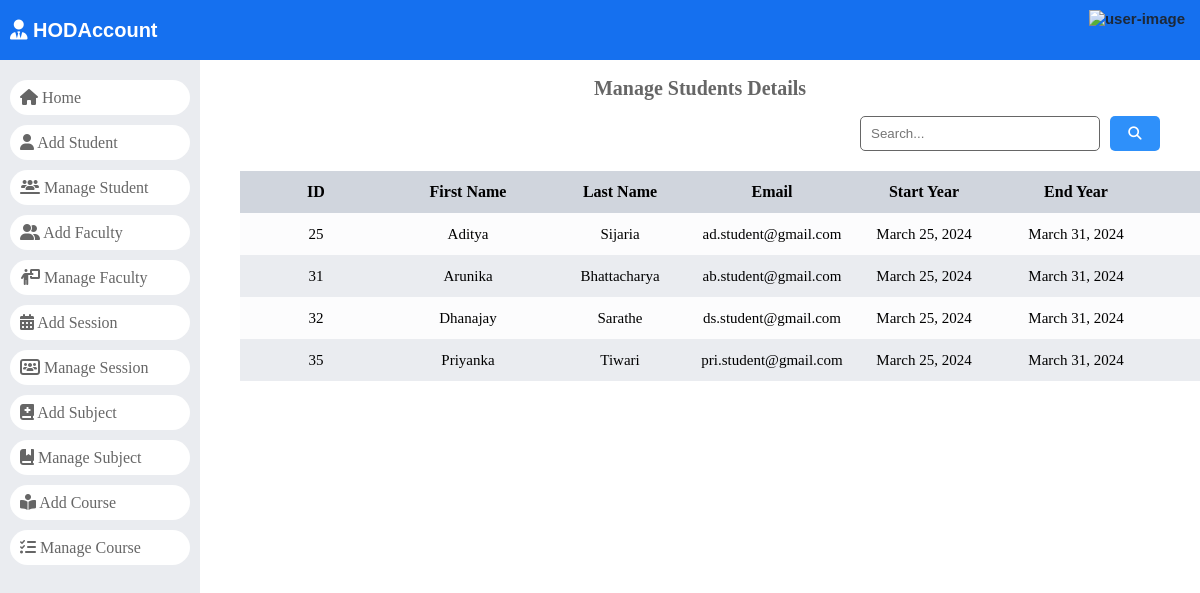
Before: /manage_student/ with the older database file.
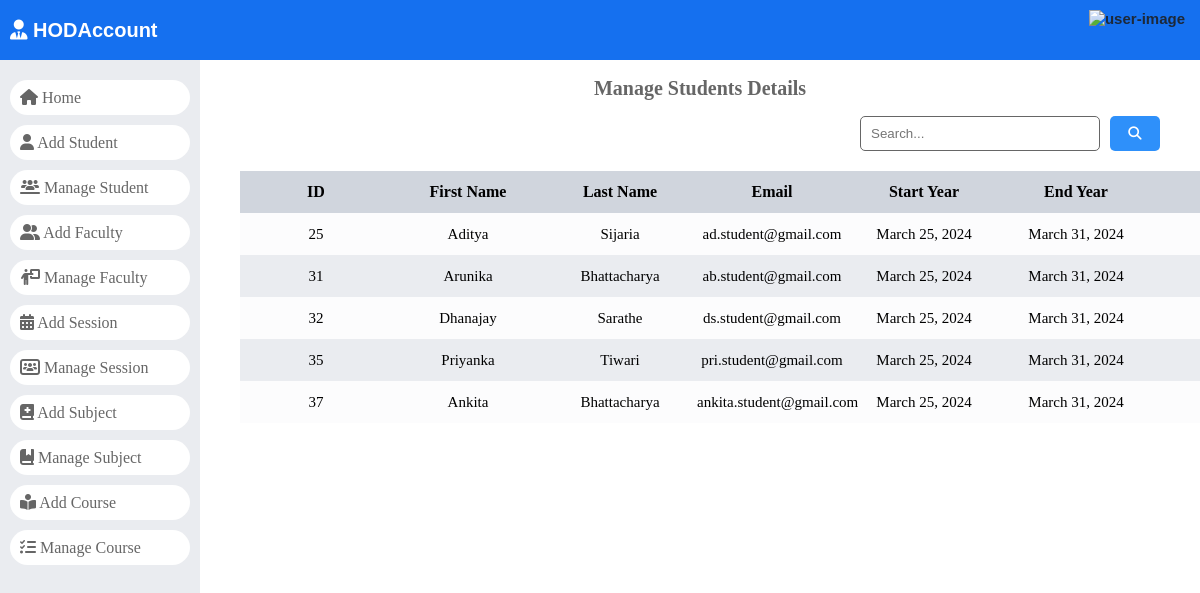
After: the same page with the newer database file.
### dashboard/models.py (models this page shows)
class Students(models.Model):
	id = models.AutoField(primary_key=True)
	admin = models.OneToOneField(CustomUser, on_delete = models.CASCADE)
	gender = models.CharField(max_length=50)
	profile_pic = models.FileField()
	address = models.TextField()
	course_id = models.ForeignKey(Courses, on_delete=models.DO_NOTHING, default=4)
	session_year_id = models.ForeignKey(SessionYearModel, null=True,
										on_delete=models.CASCADE)
	created_at = models.DateTimeField(auto_now_add=True)
	updated_at = models.DateTimeField(auto_now=True)
	objects = models.Manager()

class CustomUser(AbstractUser):
	HOD = '1'
	STAFF = '2'
	STUDENT = '3'
	EMAIL_TO_USER_TYPE_MAP = {
		'hod': HOD,
		'staff': STAFF,
		'student': STUDENT
	}
	user_type_data = ((HOD, "HOD"), (STAFF, "Staff"), (STUDENT, "Student"))
	user_type = models.CharField(default=1, choices=user_type_data, max_length=10)

class SessionYearModel(models.Model):
	id = models.AutoField(primary_key=True)
	session_start_year = models.DateField()
	session_end_year = models.DateField()
	objects = models.Manager()

### dashboard/HodViews.py (the view)
# urls.py: path('manage_student/', HodViews.manage_student, name="manage_student"),
def manage_student(request):
    students = Students.objects.all()
    context = {
        "students": students
    }
    return render(request, 'Hod Page/manage_student.html', context)

### dashboard/templates/Hod Page/manage_student.html (shortened to what this page needs)
{% load static %}
<!DOCTYPE html>
<html lang="en">
<head>
    <link rel="stylesheet" href="https://cdnjs.cloudflare.com/ajax/libs/font-awesome/6.5.1/css/all.min.css"
 />
        <link rel="stylesheet" href="{% static 'style.css' %}">
</head>
<body>
    <header>
        <div>
            <a href="/">
                <div class="logo">
                    <i class="fa-solid fa-user-tie"></i>
                    HODAccount
                </div>
            </a>
        </div>
        {% include '../headerUser.html' %}
    </header>
    <div id="main">
        {% include './navigation.html' %}
        <div id="student_record">
            <div class="page-title">
                <h2>Manage Students Details</h2>
            </div>
            <div id="manage_student">
            <div id="search-bar">
                <form action="" method="GET" class="search-form" data-search-record="#student-data tr">
                    <input type="search" name="search" id="search" placeholder="Search..." />
                    <button type="submit">
                        <i class="fa-solid fa-magnifying-glass"></i>
                    </button>
                </form>
            </div>
                <div id="expese-record" class="record">
                    <table>
                        <thead>
                            <tr>
                                <th>ID</th>
                                <th>First Name</th>
                                <th>Last Name</th>
                                <th>Email</th>
                                <th>Start Year</th>
                                <th>End Year</th>
                                <th>Course</th>
                            </tr>
                        </thead>
                        <tbody id="student-data">
                            {% for student in students %}
                            <tr>
                            <td>{{ student.admin.id }}</td>
                            <td>{{ student.admin.first_name }}</td>
                            <td>{{ student.admin.last_name }}</td>
                            <td>{{ student.admin.email }}</td>
                            <td>{{ student.session_year_id.session_start_year }}</td>
                            <td>{{ student.session_year_id.session_end_year }}</td>
                            <td>{{ student.course_id.course_name }}</td>
                            </tr>
                            {% endfor %}
                        </tbody>
                    </table>
                </div>
            </div>
        </div>
</body>
</html>

Changed rows visible on the page:
added Students: admin.id "37", admin.first_name "Ankita", admin.last_name "Bhattacharya", admin.email "ankita.student@gmail.com", session_year_id.session_start_year "March 25, 2024", session_year_id.session_end_year "March 31, 2024"
